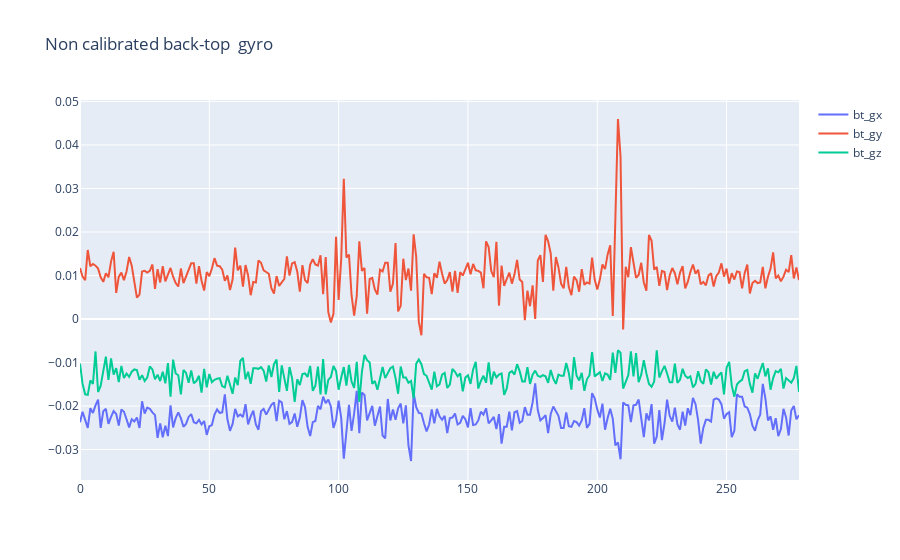
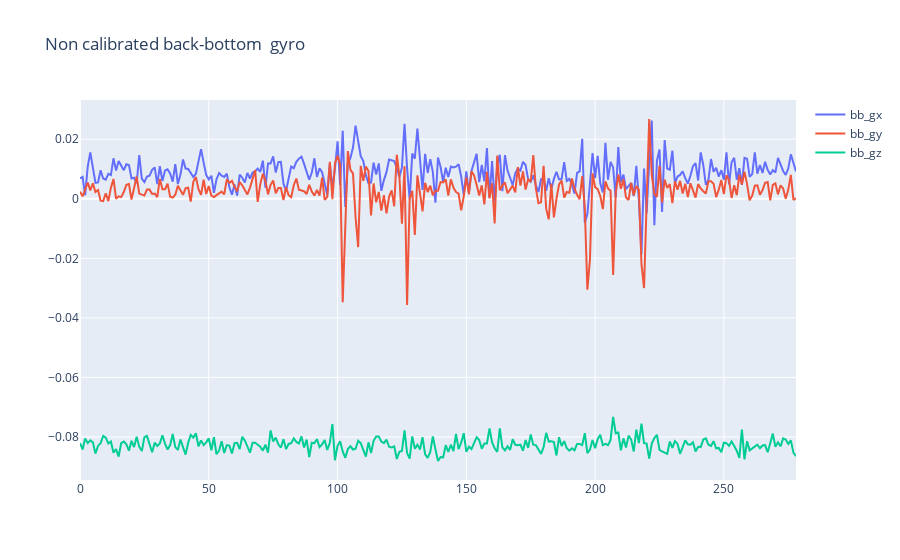

Notebook code for these charts, in order:
### Code cell
show_plot(bt,'Non calibrated back-top ',False)
show_plot(bb,'Non calibrated back-bottom ',False)

### Figure 1 — Plotly figure (JSON) as saved in the notebook; plotly's stock layout.template omitted (floating-point values rounded to 4 significant figures; data arrays with more than 128 entries replaced by an {"elided": "..."} marker saying what was removed)
{"data": [{"name": "bt_gx", "type": "scatter", "x": {"elided": "279 int values"}, "y": {"elided": "279 float values"}}, {"name": "bt_gy", "type": "scatter", "x": {"elided": "279 int values"}, "y": {"elided": "279 float values"}}, {"name": "bt_gz", "type": "scatter", "x": {"elided": "279 int values"}, "y": {"elided": "279 float values"}}], "layout": {"title": {"text": "Non calibrated back-top  gyro"}}}

### Figure 2 — Plotly figure (JSON) as saved in the notebook; plotly's stock layout.template omitted (floating-point values rounded to 4 significant figures; data arrays with more than 128 entries replaced by an {"elided": "..."} marker saying what was removed)
{"data": [{"name": "bb_gx", "type": "scatter", "x": {"elided": "279 int values"}, "y": {"elided": "279 float values"}}, {"name": "bb_gy", "type": "scatter", "x": {"elided": "279 int values"}, "y": {"elided": "279 float values"}}, {"name": "bb_gz", "type": "scatter", "x": {"elided": "279 int values"}, "y": {"elided": "279 float values"}}], "layout": {"title": {"text": "Non calibrated back-bottom  gyro"}}}
